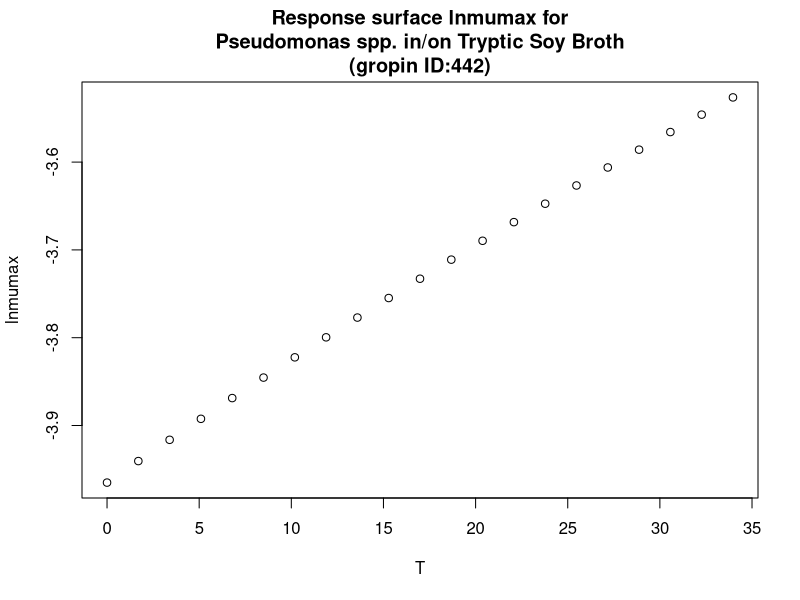

The R source for this figure:
#############################
# start of Parameter script
#############################
T <- seq(0,33.966033966034,length.out=21)
#############################
# end of Parameter script
#############################
############################# 
# start of Model script Gropin ID 442 
#############################
 
# constant coefficients for this model
 
variables <- data.frame(T)
argumentsPar <- expand.grid(variables)
 
# heart of the model
response_surface <- function(T) {
   mumax <-(-9000/(8.3144261*(T+273)))

return(mumax=mumax)
} 

# output parameters
responseSurface <- cbind(argumentsPar,response_surface(argumentsPar['T']))
colnames(responseSurface) <- c(colnames(argumentsPar),'lnmumax')
#############################
# End of Model script
#############################
############################# 
# start of Visualisation script Gropin ID 442 
#############################
plot(T,responseSurface$'lnmumax',xlab='T',
                          ylab='lnmumax',main='Response surface lnmumax for
Pseudomonas spp. in/on Tryptic Soy Broth
(gropin ID:442)')
#############################
# End of Visualisation script
#############################
